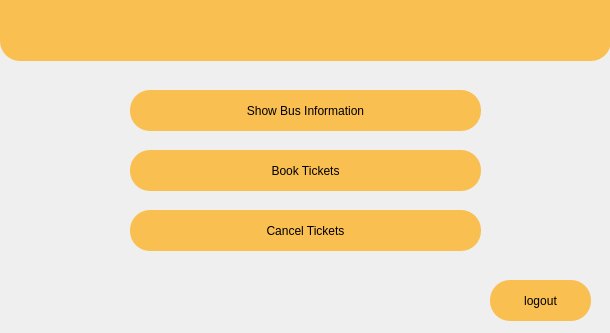
<?xml version="1.0" encoding="UTF-8"?>
<ui version="4.0">
 <class>Userpage</class>
 <widget class="QDialog" name="Userpage">
  <property name="geometry">
   <rect>
    <x>0</x>
    <y>0</y>
    <width>610</width>
    <height>333</height>
   </rect>
  </property>
  <property name="windowTitle">
   <string>Busbee</string>
  </property>
  <widget class="QLabel" name="label_yellow">
   <property name="geometry">
    <rect>
     <x>0</x>
     <y>-40</y>
     <width>611</width>
     <height>101</height>
    </rect>
   </property>
   <property name="styleSheet">
    <string notr="true">background-color: rgb(249,191,81);
font: 700 11pt &quot;Segoe UI&quot;;
color: black;
border-radius: 20px;
</string>
   </property>
   <property name="text">
    <string/>
   </property>
  </widget>
  <widget class="QLabel" name="label_username">
   <property name="geometry">
    <rect>
     <x>210</x>
     <y>0</y>
     <width>231</width>
     <height>61</height>
    </rect>
   </property>
   <property name="styleSheet">
    <string notr="true">background-color: rgb(249,191,81);
font: 700 10pt &quot;Segoe UI&quot;;
color: black;
</string>
   </property>
   <property name="text">
    <string/>
   </property>
   <property name="pixmap">
    <pixmap resource="Resourse.qrc">:/img/images/BusBee_sgnin.png</pixmap>
   </property>
  </widget>
  <widget class="QPushButton" name="pushButton_show">
   <property name="geometry">
    <rect>
     <x>130</x>
     <y>90</y>
     <width>351</width>
     <height>41</height>
    </rect>
   </property>
   <property name="styleSheet">
    <string notr="true">background-color: rgb(249,191,81);
font: 700 11pt &quot;Segoe UI&quot;;
color: black;
border-radius: 20px;
</string>
   </property>
   <property name="text">
    <string>Show Bus Information</string>
   </property>
  </widget>
  <widget class="QPushButton" name="pushButton_MY">
   <property name="geometry">
    <rect>
     <x>130</x>
     <y>150</y>
     <width>351</width>
     <height>41</height>
    </rect>
   </property>
   <property name="styleSheet">
    <string notr="true">background-color: rgb(249,191,81);
font: 700 11pt &quot;Segoe UI&quot;;
color: black;
border-radius: 20px;
</string>
   </property>
   <property name="text">
    <string>Book Tickets</string>
   </property>
  </widget>
  <widget class="QPushButton" name="pushButton">
   <property name="geometry">
    <rect>
     <x>490</x>
     <y>280</y>
     <width>101</width>
     <height>41</height>
    </rect>
   </property>
   <property name="styleSheet">
    <string notr="true">background-color: rgb(249,191,81);
font: 700 11pt &quot;Segoe UI&quot;;
color: black;
border-radius: 20px;
</string>
   </property>
   <property name="text">
    <string>logout</string>
   </property>
  </widget>
  <widget class="QPushButton" name="pushButton_cancel">
   <property name="geometry">
    <rect>
     <x>130</x>
     <y>210</y>
     <width>351</width>
     <height>41</height>
    </rect>
   </property>
   <property name="styleSheet">
    <string notr="true">background-color: rgb(249,191,81);
font: 700 11pt &quot;Segoe UI&quot;;
color: black;
border-radius: 20px;
</string>
   </property>
   <property name="text">
    <string>Cancel Tickets</string>
   </property>
  </widget>
 </widget>
 <resources>
  <include location="Resourse.qrc"/>
 </resources>
 <connections/>
</ui>
